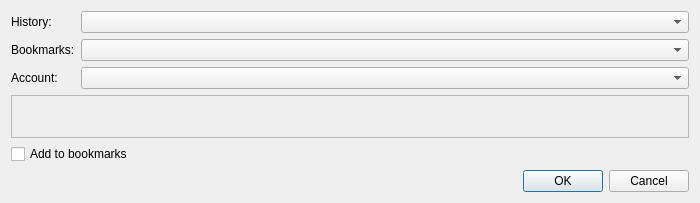
<?xml version="1.0" encoding="UTF-8"?>
<ui version="4.0">
 <class>JoinConferenceDialog</class>
 <widget class="QDialog" name="JoinConferenceDialog">
  <property name="geometry">
   <rect>
    <x>0</x>
    <y>0</y>
    <width>700</width>
    <height>203</height>
   </rect>
  </property>
  <property name="windowTitle">
   <string>Join a conference</string>
  </property>
  <layout class="QVBoxLayout" name="verticalLayout">
   <item>
    <layout class="QFormLayout" name="formLayout">
     <property name="fieldGrowthPolicy">
      <enum>QFormLayout::FieldGrowthPolicy::AllNonFixedFieldsGrow</enum>
     </property>
     <item row="0" column="0">
      <widget class="QLabel" name="label_2">
       <property name="text">
        <string>History:</string>
       </property>
       <property name="buddy">
        <cstring>HistoryBox_</cstring>
       </property>
      </widget>
     </item>
     <item row="0" column="1">
      <widget class="QComboBox" name="HistoryBox_">
       <property name="insertPolicy">
        <enum>QComboBox::InsertPolicy::InsertAlphabetically</enum>
       </property>
      </widget>
     </item>
     <item row="1" column="0">
      <widget class="QLabel" name="label_3">
       <property name="text">
        <string>Bookmarks:</string>
       </property>
       <property name="buddy">
        <cstring>BookmarksBox_</cstring>
       </property>
      </widget>
     </item>
     <item row="1" column="1">
      <widget class="QComboBox" name="BookmarksBox_">
       <property name="insertPolicy">
        <enum>QComboBox::InsertPolicy::InsertAlphabetically</enum>
       </property>
      </widget>
     </item>
     <item row="2" column="0">
      <widget class="QLabel" name="label">
       <property name="text">
        <string>Account:</string>
       </property>
       <property name="buddy">
        <cstring>AccountBox_</cstring>
       </property>
      </widget>
     </item>
     <item row="2" column="1">
      <widget class="QComboBox" name="AccountBox_">
       <property name="insertPolicy">
        <enum>QComboBox::InsertPolicy::InsertAlphabetically</enum>
       </property>
      </widget>
     </item>
    </layout>
   </item>
   <item>
    <widget class="QFrame" name="JoinWidgetFrame_">
     <property name="frameShape">
      <enum>QFrame::Shape::StyledPanel</enum>
     </property>
     <property name="frameShadow">
      <enum>QFrame::Shadow::Raised</enum>
     </property>
     <layout class="QVBoxLayout" name="JoinWidgetFrameLayout_">
      <property name="margin" stdset="0">
       <number>1</number>
      </property>
     </layout>
    </widget>
   </item>
   <item>
    <widget class="QCheckBox" name="AddToBookmarks_">
     <property name="text">
      <string>Add to bookmarks</string>
     </property>
    </widget>
   </item>
   <item>
    <widget class="QDialogButtonBox" name="ButtonBox_">
     <property name="orientation">
      <enum>Qt::Orientation::Horizontal</enum>
     </property>
     <property name="standardButtons">
      <set>QDialogButtonBox::StandardButton::Cancel|QDialogButtonBox::StandardButton::Ok</set>
     </property>
    </widget>
   </item>
  </layout>
 </widget>
 <resources/>
 <connections>
  <connection>
   <sender>ButtonBox_</sender>
   <signal>accepted()</signal>
   <receiver>JoinConferenceDialog</receiver>
   <slot>accept()</slot>
   <hints>
    <hint type="sourcelabel">
     <x>248</x>
     <y>254</y>
    </hint>
    <hint type="destinationlabel">
     <x>157</x>
     <y>274</y>
    </hint>
   </hints>
  </connection>
  <connection>
   <sender>ButtonBox_</sender>
   <signal>rejected()</signal>
   <receiver>JoinConferenceDialog</receiver>
   <slot>reject()</slot>
   <hints>
    <hint type="sourcelabel">
     <x>316</x>
     <y>260</y>
    </hint>
    <hint type="destinationlabel">
     <x>286</x>
     <y>274</y>
    </hint>
   </hints>
  </connection>
 </connections>
</ui>
